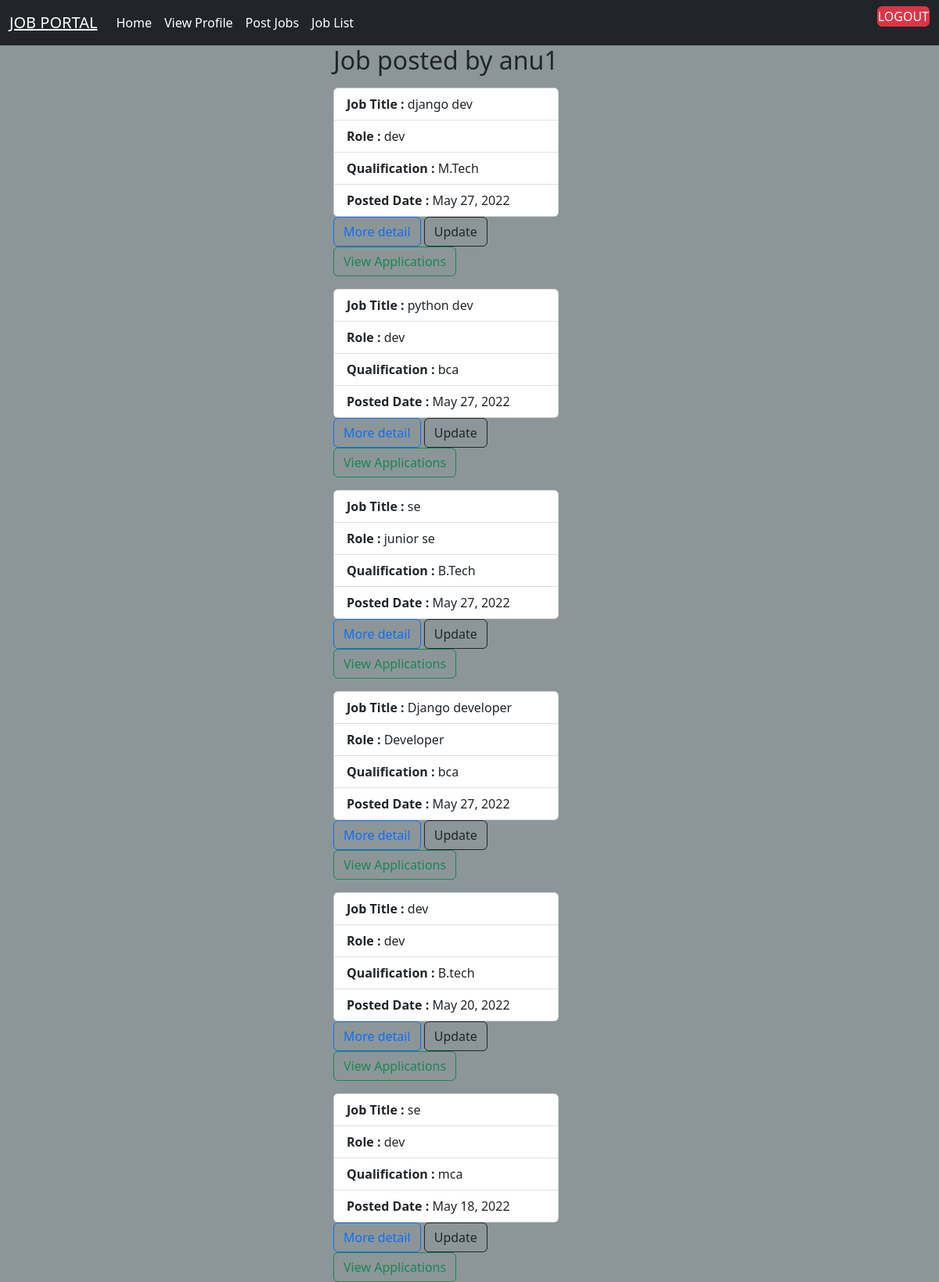
The page /employers/jobs/list (signed in) on the database its author committed.
### users/models.py (models this page shows, shortened)
class User(AbstractUser):
    phone=models.CharField(max_length=12)
    options=(
        ("employer","employer"),
        ("candidate","candidate")
    )
    role=models.CharField(max_length=12,choices=options,default="candidate")

### employer/models.py (models this page shows, shortened)
class Jobs(models.Model):
    posted_by=models.ForeignKey(User,on_delete=models.CASCADE,related_name="company")
    job_title=models.CharField(max_length=120)
    job_description=models.TextField()
    role=models.CharField(max_length=120)
    experience=models.PositiveIntegerField(default=0)
    location=models.CharField(max_length=120)
    salary=models.PositiveIntegerField()
    created_date=models.DateField(auto_now_add=True)
    last_date=models.DateField(null=True)
    qualification=models.CharField(max_length=120,null=True)

### employer/views.py (the view)
# urls.py: path("jobs/list",views.EmployerJobListView.as_view(),name="ejoblist"),
class EmployerJobListView(ListView):
    model = Jobs
    context_object_name = "jobs"
    template_name = "emp-joblist.html"
    def get_queryset(self):
        return Jobs.objects.filter(posted_by=self.request.user).order_by("-created_date")

### employer/templates/emp-joblist.html
{%extends 'base.html'%}
{%block body_block%}
<div class="container">
  <div class="row">
    <div class="col-4"></div>
    <div class="col-4">
        <h2>Job posted by {{request.user}}</h2>
        {%for job in jobs%}
        <div class="card mt-3" style="width: 18rem;">
  <ul class="list-group list-group-flush">
    <li class="list-group-item"><strong>Job Title : </strong>{{job.job_title}}</li>
    <li class="list-group-item"><strong>Role : </strong>{{job.role}}</li>
    <li class="list-group-item"><strong>Qualification : </strong>{{job.qualification}}</li>
      <li class="list-group-item"><strong>Posted Date : </strong>{{job.created_date}}</li>
  </ul>
</div>
        <a href="{%url 'ejobdetail' job.id%}" class="btn btn-outline-primary">More detail</a>
      <a href="{%url 'ejobupdate' job.id%}"  class="btn btn-outline-dark">Update</a>
      <a href="{%url 'viewapps' job.id%}" class="btn btn-outline-success">View Applications</a>
        {%endfor%}
    </div>
    <div class="col-4"></div>
  </div>
</div>
{%endblock%}

### employer/static/css/emp_style.css (style rules this page uses)
body { background-color:#8c9698; }

### rows shown on the page
User: user "anu1"
Jobs: job_title "django dev", role "dev", qualification "M.Tech", created_date "May 27, 2022"
Jobs: job_title "python dev", role "dev", qualification "bca", created_date "May 27, 2022"
Jobs: job_title "se", role "junior se", qualification "B.Tech", created_date "May 27, 2022"
Jobs: job_title "Django developer", role "Developer", qualification "bca", created_date "May 27, 2022"
Jobs: job_title "dev", role "dev", qualification "B.tech", created_date "May 20, 2022"
Jobs: job_title "se", role "dev", qualification "mca", created_date "May 18, 2022"
